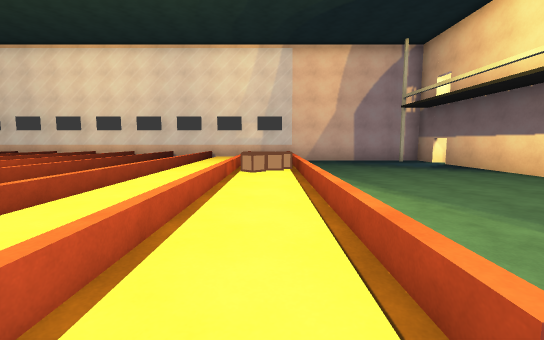
[1] (above)

16 first-person views from a walk through a scene from a Unity 3-D project. The camera is 1.5 m above the floor, tilts 6° down and sees 90° across. The floor is counted in squares, 2 m on a side. Each view is taken from the middle of a square. On the plan, view 1 faces up. The plan holds only what a view shows up to about 10 squares ahead; the rest is blank. The player is left out. Some surface patterns are stand-ins.

[2]
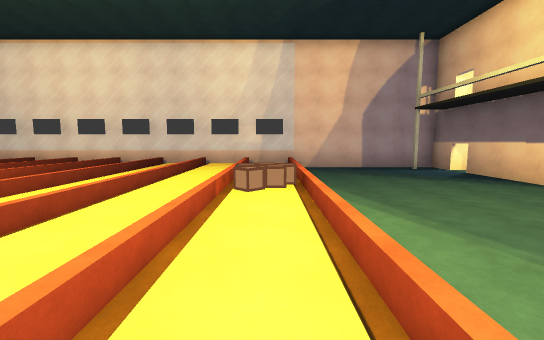

[3]
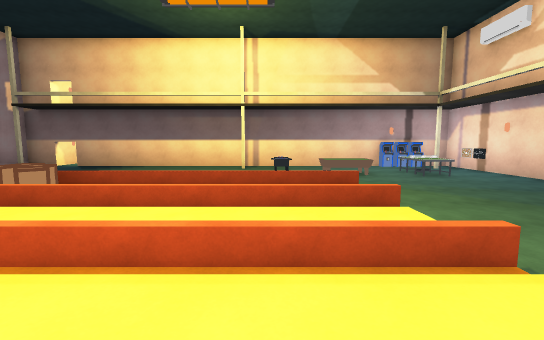

[4]
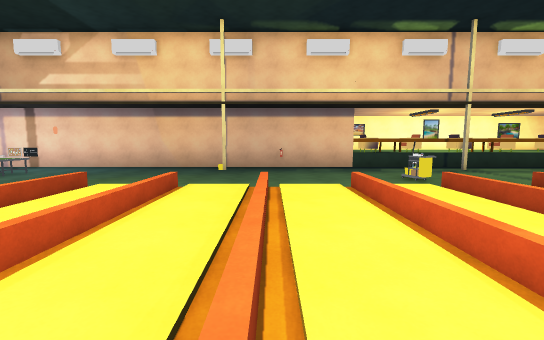

[5]
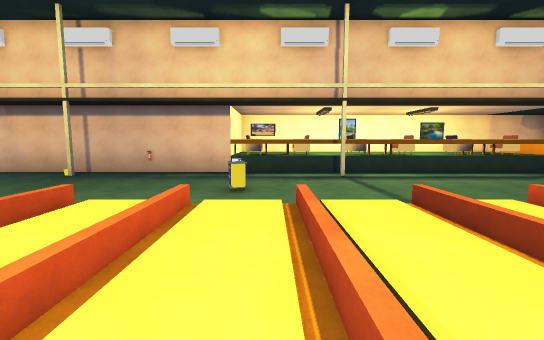

[6]
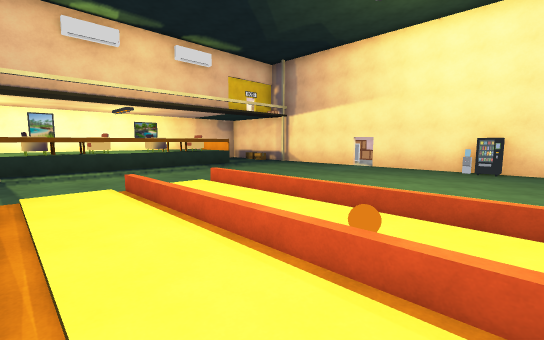

[7]
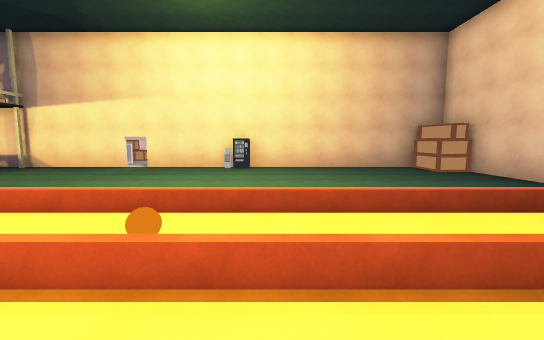

[8]
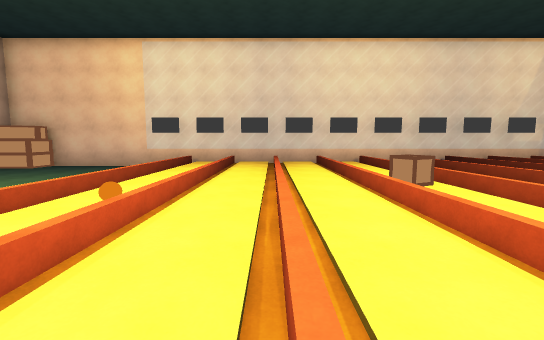

[9]
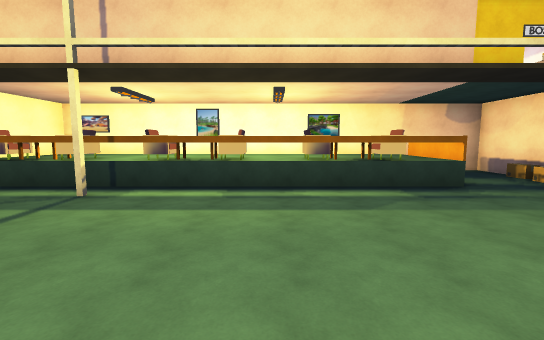

[10]
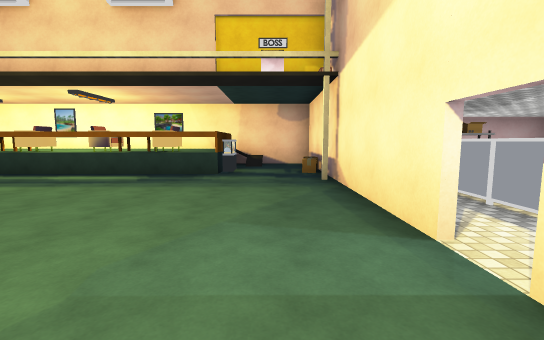

[11]
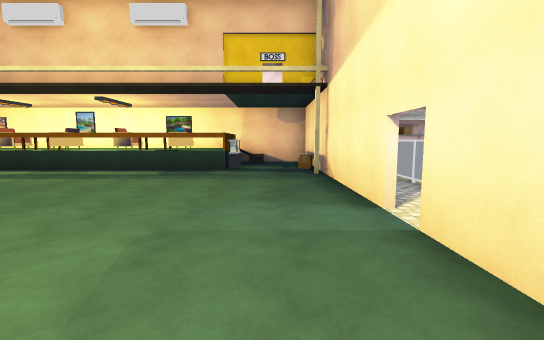

[12]
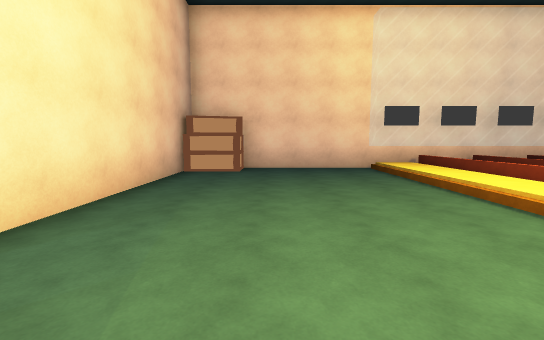

[13]
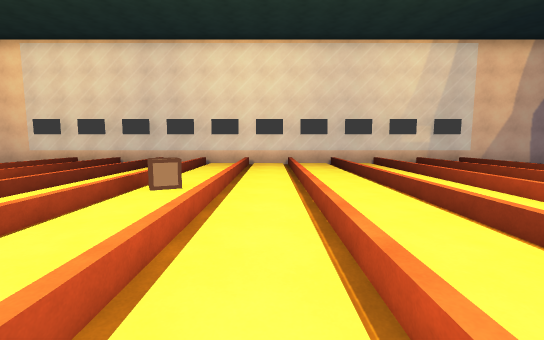

[14]
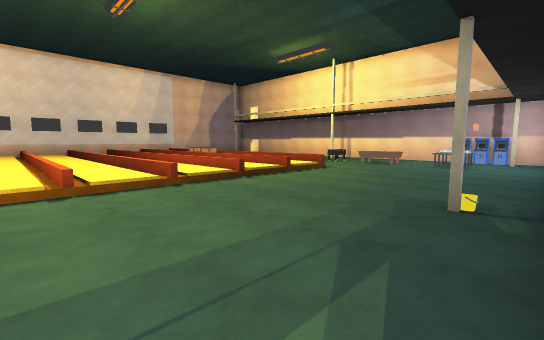

[15]
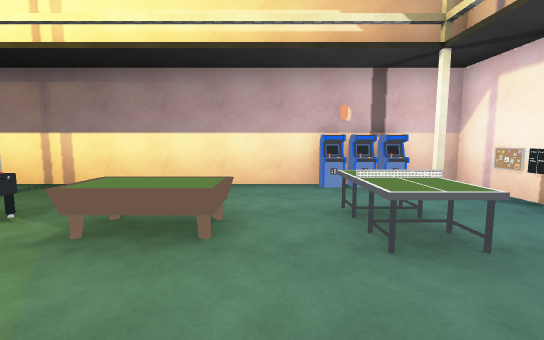

[16]
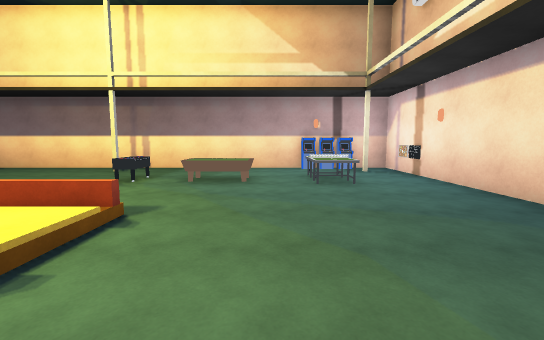

### Floor plan
Key: @ floor where view 1 was taken; # wall or solid block; . main floor; : floor 0.25 m higher than the main floor; + floor 1 m higher than the main floor; / step, stairs or slope; = window, fence, low wall or low ledge; O other object.
Columns run from 22 left of view 1 to 6 right of it. Each row starts with its distance up from view 1.
 11     ####===============######
 10    OO...//::/::/::/::/ /...##
  9   #.....//::/::/::/::/ /....#
  8   #.....//::/::/::/::/ /....#
  7   #.....//::/::/::/::/ /....#
  6   #.....//::/:O/::/::/O/....#
  5   #.....//::/:O/::/::/O/....#
  4   #OO...///:/::/::/::///....#
  3   #.....//::/::/::/::///....#
  2   #.....//::/::/::/::///.O..#
  1   ##....//::/::/:==:==:=....#
  0    #..................@..O..#
 -1  O  ...........O............#
 -2  O  .....................O..O
 -3 OO  ................O......#O
 -4     .......###....O.......O##
 -5    O.OOOO=OOOOOO############
 -6   #O..#++++++++##
 -7   #..=##########
 -8   ####

Positions as (right, up) in squares from view 1, and headings:
1: (0, 0), facing up
2: (0, 1), facing up
3: (-4, 2), facing right
4: (-4, 5), facing down
5: (-8, 4), facing down
6: (-10, 5), facing down-left
7: (-10, 5), facing left
8: (-10, 1), facing up
9: (-13, 1), facing down
10: (-18, 2), facing down
11: (-18, 3), facing down
12: (-17, 3), facing up
13: (-6, 1), facing up
14: (-6, -4), facing up-right
15: (1, -1), facing right
16: (-2, -1), facing right
